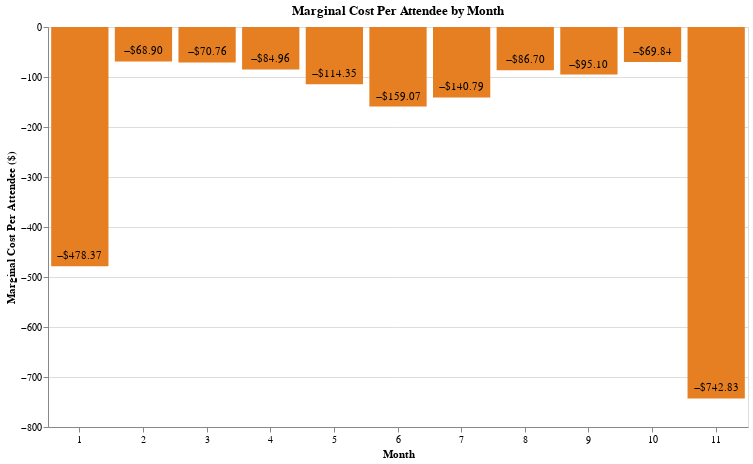

Notebook code for this chart:
### Code cell
# Step 4: Create visualization
alt.data_transformers.disable_max_rows()

# Add month labels
month_names = {1: 'Jan', 2: 'Feb', 3: 'Mar', 4: 'Apr', 5: 'May', 6: 'Jun', 
               7: 'Jul', 8: 'Aug', 9: 'Sep', 10: 'Oct', 11: 'Nov', 12: 'Dec'}
cost_analysis["Month_Label"] = cost_analysis["Month"].map(month_names)

# Filter out months with no attendees for visualization
cost_analysis_filtered = cost_analysis[cost_analysis["Estimated_Attendees"] > 0].copy()

# Create bar chart
bar_chart = alt.Chart(cost_analysis_filtered).mark_bar(color='#e67e22').encode(
    x=alt.X('Month:O', title='Month', axis=alt.Axis(labelAngle=0)),
    y=alt.Y('Marginal_Cost_Per_Attendee:Q', title='Marginal Cost Per Attendee ($)'),
    tooltip=[
        alt.Tooltip('Month_Label:N', title='Month'),
        alt.Tooltip('Marginal_Cost_Per_Attendee:Q', title='Cost per Attendee', format='$,.2f'),
        alt.Tooltip('Total_Operational_Cost:Q', title='Total Op Costs', format='$,.0f'),
        alt.Tooltip('Estimated_Attendees:Q', title='Attendees', format=',')
    ]
).properties(
    title='Marginal Cost Per Attendee by Month',
    width=700,
    height=400
)

# Add text labels on top of bars
text = alt.Chart(cost_analysis_filtered).mark_text(
    align='center',
    baseline='bottom',
    dy=-5,
    fontSize=11
).encode(
    x=alt.X('Month:O'),
    y=alt.Y('Marginal_Cost_Per_Attendee:Q'),
    text=alt.Text('Marginal_Cost_Per_Attendee:Q', format='$,.2f')
)

chart = bar_chart + text
chart

### Figure 1 — Vega-Lite specification as saved in the notebook (floating-point values rounded to 4 significant figures)
{"config": {"view": {"continuousWidth": 300, "continuousHeight": 300}}, "layer": [{"mark": {"type": "bar", "color": "#e67e22"}, "encoding": {"tooltip": [{"field": "Month_Label", "title": "Month", "type": "nominal"}, {"field": "Marginal_Cost_Per_Attendee", "format": "$,.2f", "title": "Cost per Attendee", "type": "quantitative"}, {"field": "Total_Operational_Cost", "format": "$,.0f", "title": "Total Op Costs", "type": "quantitative"}, {"field": "Estimated_Attendees", "format": ",", "title": "Attendees", "type": "quantitative"}], "x": {"axis": {"labelAngle": 0}, "field": "Month", "title": "Month", "type": "ordinal"}, "y": {"field": "Marginal_Cost_Per_Attendee", "title": "Marginal Cost Per Attendee ($)", "type": "quantitative"}}, "title": "Marginal Cost Per Attendee by Month"}, {"mark": {"type": "text", "align": "center", "baseline": "bottom", "dy": -5, "fontSize": 11}, "encoding": {"text": {"field": "Marginal_Cost_Per_Attendee", "format": "$,.2f", "type": "quantitative"}, "x": {"field": "Month", "type": "ordinal"}, "y": {"field": "Marginal_Cost_Per_Attendee", "type": "quantitative"}}}], "data": {"name": "data-b4c52252a29f8e8a4b82e1523c6c8f1b"}, "height": 400, "width": 700, "$schema": "https://vega.github.io/schema/vega-lite/v5.20.1.json", "datasets": {"data-b4c52252a29f8e8a4b82e1523c6c8f1b": [{"Month": 1, "Total_Operational_Cost": -4256493, "Estimated_Attendees": 8898, "Marginal_Cost_Per_Attendee": -478.4, "Month_Label": "Jan"}, {"Month": 2, "Total_Operational_Cost": -3835770, "Estimated_Attendees": 55669, "Marginal_Cost_Per_Attendee": -68.9, "Month_Label": "Feb"}, {"Month": 3, "Total_Operational_Cost": -3682023, "Estimated_Attendees": 52032, "Marginal_Cost_Per_Attendee": -70.76, "Month_Label": "Mar"}, {"Month": 4, "Total_Operational_Cost": -3792475, "Estimated_Attendees": 44637, "Marginal_Cost_Per_Attendee": -84.96, "Month_Label": "Apr"}, {"Month": 5, "Total_Operational_Cost": -3949920, "Estimated_Attendees": 34541, "Marginal_Cost_Per_Attendee": -114.4, "Month_Label": "May"}, {"Month": 6, "Total_Operational_Cost": -3851174, "Estimated_Attendees": 24211, "Marginal_Cost_Per_Attendee": -159.1, "Month_Label": "Jun"}, {"Month": 7, "Total_Operational_Cost": -4145845, "Estimated_Attendees": 29446, "Marginal_Cost_Per_Attendee": -140.8, "Month_Label": "Jul"}, {"Month": 8, "Total_Operational_Cost": -4096397, "Estimated_Attendees": 47246, "Marginal_Cost_Per_Attendee": -86.7, "Month_Label": "Aug"}, {"Month": 9, "Total_Operational_Cost": -3815151, "Estimated_Attendees": 40119, "Marginal_Cost_Per_Attendee": -95.1, "Month_Label": "Sep"}, {"Month": 10, "Total_Operational_Cost": -3981068, "Estimated_Attendees": 57001, "Marginal_Cost_Per_Attendee": -69.84, "Month_Label": "Oct"}, {"Month": 11, "Total_Operational_Cost": -4455473, "Estimated_Attendees": 5998, "Marginal_Cost_Per_Attendee": -742.8, "Month_Label": "Nov"}]}}
